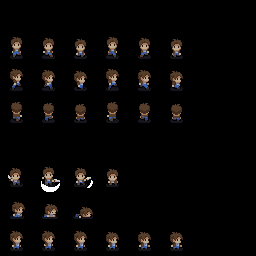

This game map was drawn from its Tiled (.tmx) file and the tilesets committed beside it. A one-line description and the full map source follow:
An orthogonal 8x8 tile map with 32x32 px tiles, 1 tile layer (Calque de Tuiles 1), 2 tilesets.

<map version="1.10" tiledversion="1.11.2" orientation="orthogonal" renderorder="right-down" width="8" height="8" tilewidth="32" tileheight="32" infinite="0" nextlayerid="3" nextobjectid="1">
 <properties>
  <property name="attack1" value="square_attack" />
  <property name="attack2" value="close_attack" />
  <property name="baseAttack" value="square_attack" />
  <property name="capacity1" value="decreaseShield" />
  <property name="capacity1_dist" type="int" value="6" />
  <property name="capacity1_percentage" type="float" value="50" />
  <property name="capacity2" value="totalShield" />
  <property name="capacity3" value="speedShoot" />
  <property name="capacity4" value="speedUp" />
  <property name="capacity4_dist" type="int" value="6" />
  <property name="capacity5" value="strength" />
  <property name="hitboxTolerancePercentage" type="float" value="40" />
  <property name="hp" type="int" value="16" />
  <property name="maxMoves" type="int" value="4" />
  <property name="speed" type="float" value="2" />
  <property name="type" value="ally" />
 </properties>
 <tileset firstgid="1" source="ally.tsx" />
 <tileset firstgid="65" source="ally_real.tsx" />
 <layer id="1" name="Calque de Tuiles 1" width="8" height="8">
  <data encoding="csv">
0,0,0,0,0,0,0,0,
83,84,85,86,87,88,0,0,
89,90,91,92,93,94,0,0,
95,96,97,98,99,100,0,0,
0,0,0,0,0,0,0,0,
101,102,103,104,0,0,0,0,
113,114,115,0,0,0,0,0,
71,72,73,74,75,76,0,0
</data>
 </layer>
</map>
